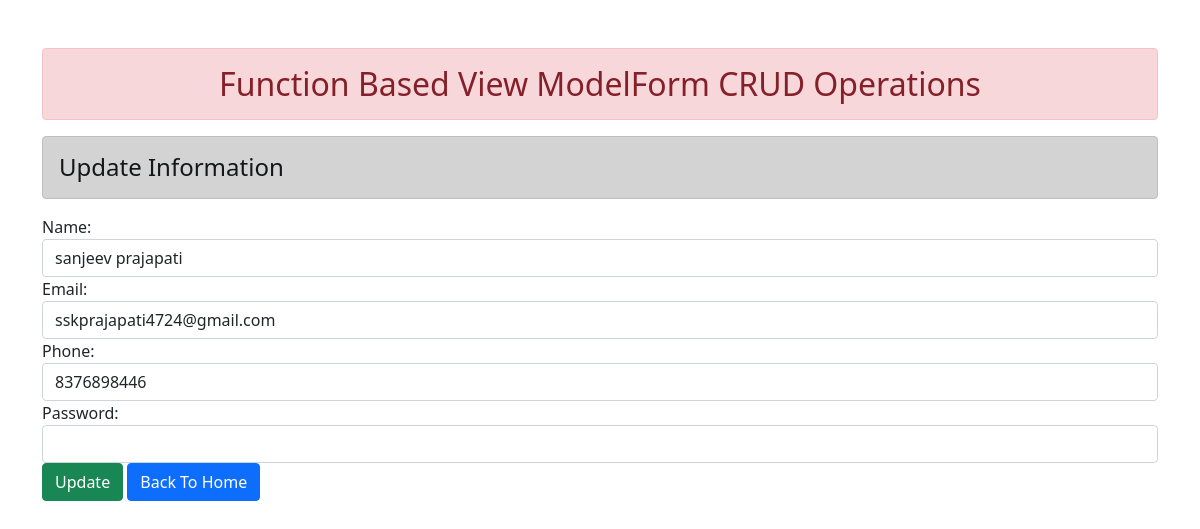
Screenshot of /update/60 with the database file from the repository.
### App1/models.py (models this page shows)
class CRUD_DataBase(models.Model):
    name = models.CharField(max_length=50)
    email = models.EmailField()
    phone = models.IntegerField()
    password = models.CharField(max_length=16)
    datatime = models.DateTimeField(auto_now=True)

### App1/views.py (the view)
# urls.py: path('update/<int:edit_id>',views.update,name='edit')
def update(request,edit_id):
    if request.method == 'POST':
        edit_data = CRUD_DataBase.objects.get(pk=edit_id)
        data  = StudentRegistration(request.POST,instance=edit_data)
        if data.is_valid():
            data.save()
    else:
        edit_data = CRUD_DataBase.objects.get(pk=edit_id)
        data  = StudentRegistration(instance=edit_data)
    return render(request,'App1/update.html',{'edit1':data})

### App1/forms.py
class StudentRegistration(ModelForm):
    class Meta:
        model = CRUD_DataBase
        exclude = ['datetime']
        widgets = {'password':forms.PasswordInput(attrs={'class':'form-control'}),
        'name':forms.TextInput(attrs={'class':'form-control'}),
        'email':forms.EmailInput(attrs={'class':'form-control'}),
        'phone':forms.NumberInput(attrs={'class':'form-control'})
        }

### App1/templates/App1/update.html (shortened to what this page needs)
{% extends 'App1/core1.html' %}
{% block content %}
     <div class="row">
         <div class="cal-sm-4 ">
             <h4 class=" alert alert-dark">Update Information </h4>
             <form action="" method="POST">
                 {{edit1}}
                 <input type="submit" value="Update" class="btn btn-success">
                 <a href="{% url 'home' %}" class="btn btn-primary"> Back To Home </a>
             </form>
         </div>
     </div>
{% endblock content %}

### rows the page displays
CRUD_DataBase: name "sanjeev prajapati", email "sskprajapati4724@gmail.com", phone "8376898446"
